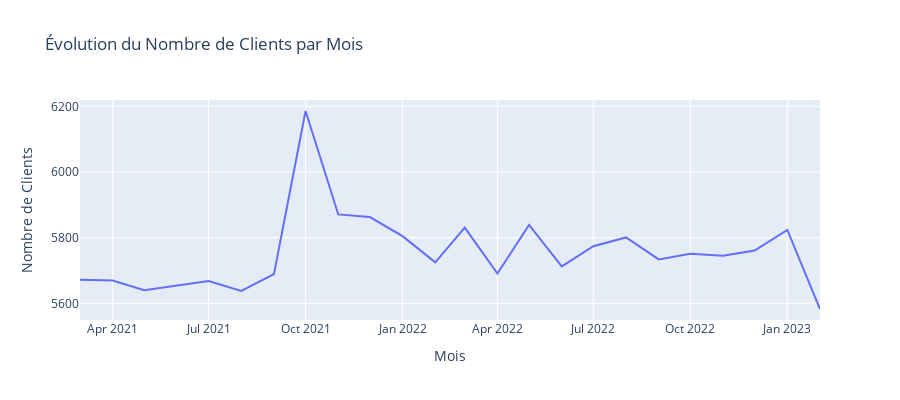

Notebook code for this chart:
### Code cell
fig = px.line(x=clients_mensuel.index.astype(str), y=clients_mensuel.values,
             title='Évolution du Nombre de Clients par Mois')
fig.update_layout(xaxis_title='Mois', yaxis_title='Nombre de Clients', height=400)
fig.show()

### Figure 1 — Plotly figure (JSON) as saved in the notebook; plotly's stock layout.template omitted (floating-point values rounded to 4 significant figures)
{"data": [{"hovertemplate": "x=%{x}<br>y=%{y}<extra></extra>", "legendgroup": "", "line": {"color": "#636efa", "dash": "solid"}, "marker": {"symbol": "circle"}, "mode": "lines", "name": "", "orientation": "v", "showlegend": false, "type": "scatter", "x": ["2021-03", "2021-04", "2021-05", "2021-06", "2021-07", "2021-08", "2021-09", "2021-10", "2021-11", "2021-12", "2022-01", "2022-02", "2022-03", "2022-04", "2022-05", "2022-06", "2022-07", "2022-08", "2022-09", "2022-10", "2022-11", "2022-12", "2023-01", "2023-02"], "xaxis": "x", "y": [5672, 5670, 5640, 5655, 5668, 5638, 5689, 6186, 5871, 5863, 5805, 5725, 5831, 5691, 5839, 5713, 5774, 5801, 5734, 5751, 5745, 5761, 5824, 5583], "yaxis": "y"}], "layout": {"height": 400, "legend": {"tracegroupgap": 0}, "title": {"text": "Évolution du Nombre de Clients par Mois"}, "xaxis": {"anchor": "y", "domain": [0, 1], "title": {"text": "Mois"}}, "yaxis": {"anchor": "x", "domain": [0, 1], "title": {"text": "Nombre de Clients"}}}}
